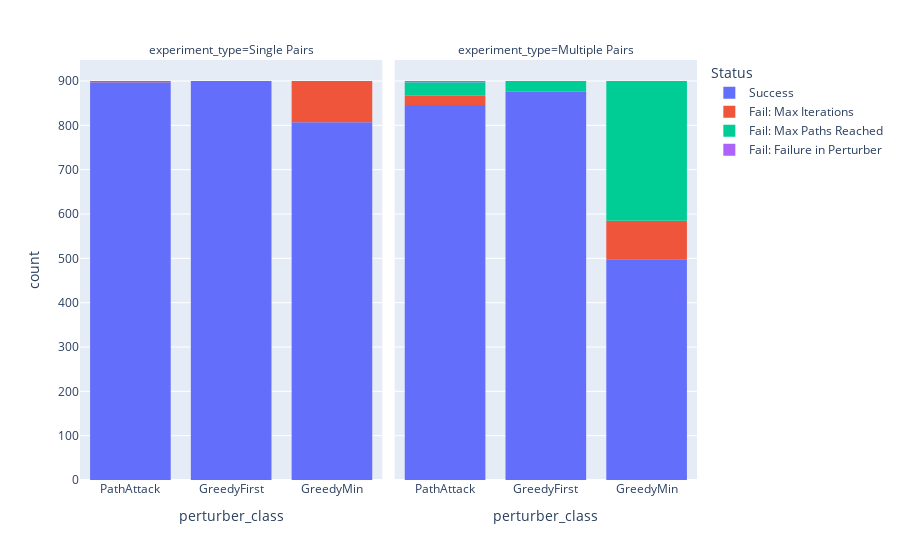

Notebook code cell kept with this figure:
### Code cell
print(len(df), sum(df["Success"]), sum(df["Success"])/len(df))
px.histogram(df, x="perturber_class", color="Status",facet_col="experiment_type",hover_data=["LP Status"], category_orders={"perturber_class": ["PathAttack", "GreedyFirst", "GreedyMin"]}).show()

### Figure 1 — Plotly figure (JSON) as saved in the notebook; plotly's stock layout.template omitted (floating-point values rounded to 4 significant figures; data arrays with more than 128 entries replaced by an {"elided": "..."} marker saying what was removed)
{"data": [{"alignmentgroup": "True", "bingroup": "x", "hovertemplate": "Status=Success<br>experiment_type=Single Pairs<br>perturber_class=%{x}<br>count=%{y}<extra></extra>", "legendgroup": "Success", "marker": {"color": "#636efa", "pattern": {"shape": ""}}, "name": "Success", "offsetgroup": "Success", "orientation": "v", "showlegend": true, "type": "histogram", "x": {"elided": "2604 str values"}, "xaxis": "x", "yaxis": "y"}, {"alignmentgroup": "True", "bingroup": "x", "hovertemplate": "Status=Success<br>experiment_type=Multiple Pairs<br>perturber_class=%{x}<br>count=%{y}<extra></extra>", "legendgroup": "Success", "marker": {"color": "#636efa", "pattern": {"shape": ""}}, "name": "Success", "offsetgroup": "Success", "orientation": "v", "showlegend": false, "type": "histogram", "x": {"elided": "2220 str values"}, "xaxis": "x2", "yaxis": "y2"}, {"alignmentgroup": "True", "bingroup": "x", "hovertemplate": "Status=Fail: Max Iterations<br>experiment_type=Single Pairs<br>perturber_class=%{x}<br>count=%{y}<extra></extra>", "legendgroup": "Fail: Max Iterations", "marker": {"color": "#EF553B", "pattern": {"shape": ""}}, "name": "Fail: Max Iterations", "offsetgroup": "Fail: Max Iterations", "orientation": "v", "showlegend": true, "type": "histogram", "x": ["GreedyMin", "GreedyMin", "GreedyMin", "GreedyMin", "GreedyMin", "GreedyMin", "PathAttack", "PathAttack", "PathAttack", "GreedyMin", "GreedyMin", "GreedyMin", "GreedyMin", "GreedyMin", "GreedyMin", "GreedyMin", "GreedyMin", "GreedyMin", "GreedyMin", "GreedyMin", "GreedyMin", "GreedyMin", "GreedyMin", "GreedyMin", "GreedyMin", "GreedyMin", "GreedyMin", "GreedyMin", "GreedyMin", "GreedyMin", "GreedyMin", "GreedyMin", "GreedyMin", "GreedyMin", "GreedyMin", "GreedyMin", "GreedyMin", "GreedyMin", "GreedyMin", "GreedyMin", "GreedyMin", "GreedyMin", "GreedyMin", "GreedyMin", "GreedyMin", "GreedyMin", "GreedyMin", "GreedyMin", "GreedyMin", "GreedyMin", "GreedyMin", "GreedyMin", "GreedyMin", "GreedyMin", "GreedyMin", "GreedyMin", "GreedyMin", "GreedyMin", "GreedyMin", "GreedyMin", "GreedyMin", "GreedyMin", "GreedyMin", "GreedyMin", "GreedyMin", "GreedyMin", "GreedyMin", "GreedyMin", "GreedyMin", "GreedyMin", "GreedyMin", "GreedyMin", "GreedyMin", "GreedyMin", "GreedyMin", "GreedyMin", "GreedyMin", "GreedyMin", "GreedyMin", "GreedyMin", "GreedyMin", "GreedyMin", "GreedyMin", "GreedyMin", "GreedyMin", "GreedyMin", "GreedyMin", "GreedyMin", "GreedyMin", "GreedyMin", "GreedyMin", "GreedyMin", "GreedyMin", "GreedyMin", "GreedyMin", "GreedyMin"], "xaxis": "x", "yaxis": "y"}, {"alignmentgroup": "True", "bingroup": "x", "hovertemplate": "Status=Fail: Max Iterations<br>experiment_type=Multiple Pairs<br>perturber_class=%{x}<br>count=%{y}<extra></extra>", "legendgroup": "Fail: Max Iterations", "marker": {"color": "#EF553B", "pattern": {"shape": ""}}, "name": "Fail: Max Iterations", "offsetgroup": "Fail: Max Iterations", "orientation": "v", "showlegend": false, "type": "histogram", "x": ["GreedyMin", "GreedyMin", "GreedyMin", "GreedyMin", "GreedyMin", "GreedyMin", "GreedyMin", "GreedyMin", "GreedyMin", "GreedyMin", "GreedyMin", "GreedyMin", "GreedyMin", "GreedyMin", "GreedyMin", "GreedyMin", "GreedyMin", "GreedyMin", "PathAttack", "PathAttack", "PathAttack", "GreedyMin", "GreedyMin", "GreedyMin", "GreedyMin", "GreedyMin", "GreedyMin", "PathAttack", "PathAttack", "PathAttack", "PathAttack", "PathAttack", "PathAttack", "GreedyMin", "GreedyMin", "GreedyMin", "PathAttack", "PathAttack", "PathAttack", "GreedyMin", "GreedyMin", "GreedyMin", "PathAttack", "PathAttack", "PathAttack", "PathAttack", "PathAttack", "PathAttack", "GreedyMin", "GreedyMin", "GreedyMin", "GreedyMin", "GreedyMin", "GreedyMin", "GreedyMin", "GreedyMin", "GreedyMin", "GreedyMin", "GreedyMin", "GreedyMin", "GreedyMin", "GreedyMin", "GreedyMin", "GreedyMin", "GreedyMin", "GreedyMin", "PathAttack", "PathAttack", "PathAttack", "GreedyMin", "GreedyMin", "GreedyMin", "GreedyMin", "GreedyMin", "GreedyMin", "GreedyMin", "GreedyMin", "GreedyMin", "GreedyMin", "GreedyMin", "GreedyMin", "GreedyMin", "GreedyMin", "GreedyMin", "GreedyMin", "GreedyMin", "GreedyMin", "GreedyMin", "GreedyMin", "GreedyMin", "GreedyMin", "GreedyMin", "GreedyMin", "GreedyMin", "GreedyMin", "GreedyMin", "GreedyMin", "GreedyMin", "GreedyMin", "GreedyMin", "GreedyMin", "GreedyMin", "GreedyMin", "GreedyMin", "GreedyMin", "GreedyMin", "GreedyMin", "GreedyMin"], "xaxis": "x2", "yaxis": "y2"}, {"alignmentgroup": "True", "bingroup": "x", "hovertemplate": "Status=Fail: Max Paths Reached<br>experiment_type=Multiple Pairs<br>perturber_class=%{x}<br>count=%{y}<extra></extra>", "legendgroup": "Fail: Max Paths Reached", "marker": {"color": "#00cc96", "pattern": {"shape": ""}}, "name": "Fail: Max Paths Reached", "offsetgroup": "Fail: Max Paths Reached", "orientation": "v", "showlegend": true, "type": "histogram", "x": {"elided": "369 str values"}, "xaxis": "x2", "yaxis": "y2"}, {"alignmentgroup": "True", "bingroup": "x", "hovertemplate": "Status=Fail: Failure in Perturber<br>experiment_type=Multiple Pairs<br>perturber_class=%{x}<br>count=%{y}<extra></extra>", "legendgroup": "Fail: Failure in Perturber", "marker": {"color": "#ab63fa", "pattern": {"shape": ""}}, "name": "Fail: Failure in Perturber", "offsetgroup": "Fail: Failure in Perturber", "orientation": "v", "showlegend": true, "type": "histogram", "x": ["PathAttack", "PathAttack", "PathAttack"], "xaxis": "x2", "yaxis": "y2"}], "layout": {"annotations": [{"font": {}, "showarrow": false, "text": "experiment_type=Single Pairs", "x": 0.245, "xanchor": "center", "xref": "paper", "y": 1, "yanchor": "bottom", "yref": "paper"}, {"font": {}, "showarrow": false, "text": "experiment_type=Multiple Pairs", "x": 0.755, "xanchor": "center", "xref": "paper", "y": 1, "yanchor": "bottom", "yref": "paper"}], "barmode": "relative", "legend": {"title": {"text": "Status"}, "tracegroupgap": 0}, "margin": {"t": 60}, "xaxis": {"anchor": "y", "categoryarray": ["PathAttack", "GreedyFirst", "GreedyMin"], "categoryorder": "array", "domain": [0, 0.49], "title": {"text": "perturber_class"}}, "xaxis2": {"anchor": "y2", "categoryarray": ["PathAttack", "GreedyFirst", "GreedyMin"], "categoryorder": "array", "domain": [0.51, 1], "matches": "x", "title": {"text": "perturber_class"}}, "yaxis": {"anchor": "x", "domain": [0, 1], "title": {"text": "count"}}, "yaxis2": {"anchor": "x2", "domain": [0, 1], "matches": "y", "showticklabels": false}}}
